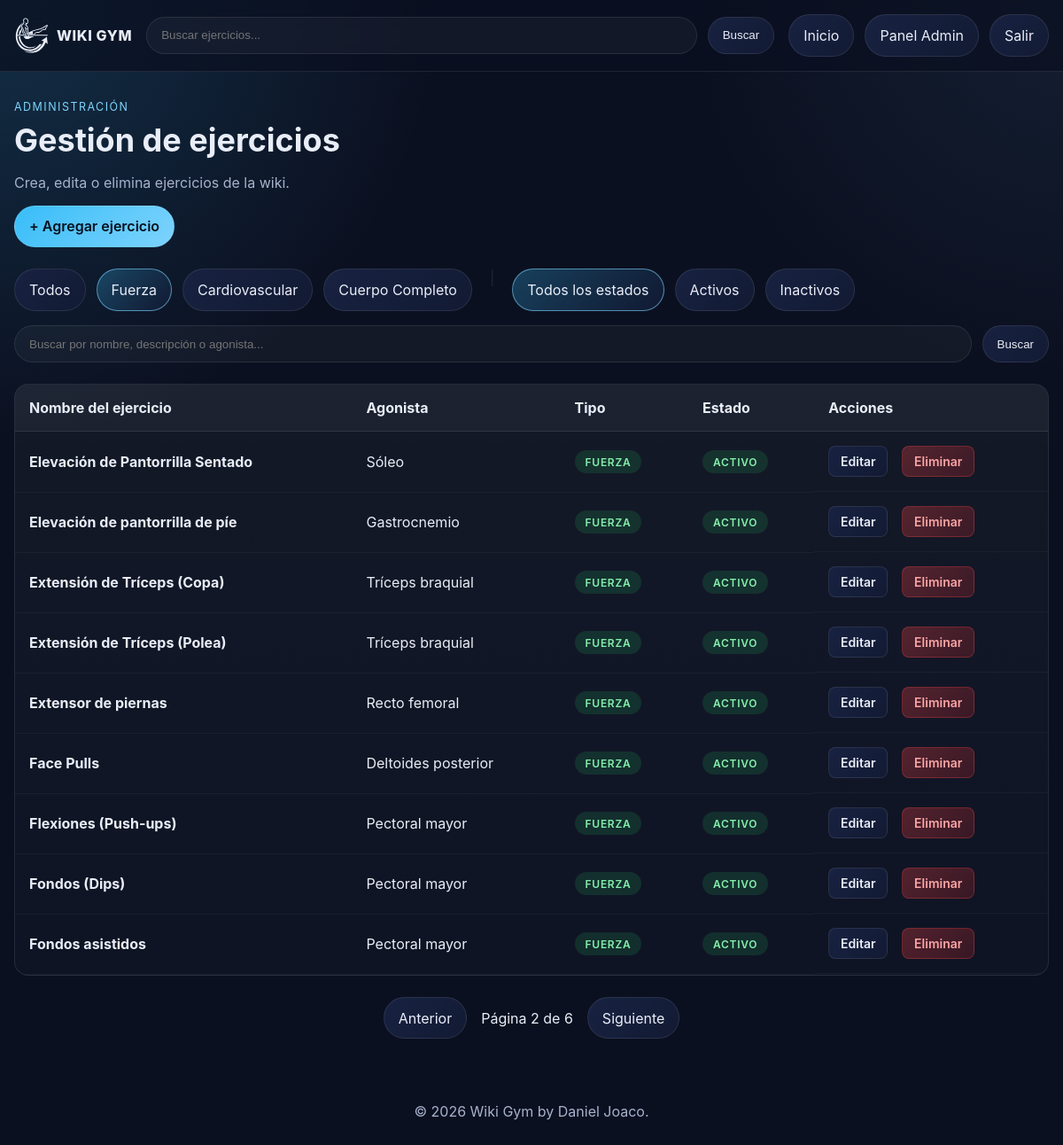
The page /panel/?type=STRENGTH&page=2 (signed in) on the database its author committed.
### exercises/models.py (models this page shows, shortened)
class Exercise(models.Model):
    EXERCISE_TYPE_STRENGTH = "STRENGTH"
    EXERCISE_TYPE_CARDIO = "CARDIO"
    EXERCISE_TYPE_FULL_BODY = "FULL_BODY"
    EXERCISE_TYPE_CHOICES = [
        (EXERCISE_TYPE_STRENGTH, "Fuerza"),
        (EXERCISE_TYPE_CARDIO, "Cardiovascular"),
        (EXERCISE_TYPE_FULL_BODY, "Cuerpo Completo"),
    ]
    name = models.CharField(max_length=150, unique=True)
    description = models.TextField(blank=True)
    agonist = models.ForeignKey(
        Agonist,
        on_delete=models.PROTECT,
        related_name="exercises",
    )
    image = models.ImageField(upload_to="exercise_images/%Y/%m/", blank=True, null=True)
    exercise_type = models.CharField(
        max_length=20,
        choices=EXERCISE_TYPE_CHOICES,
        default=EXERCISE_TYPE_STRENGTH,
    )
    tracks_weight = models.BooleanField(default=True)
    is_active = models.BooleanField(default=True)
    created_by = models.ForeignKey(
        settings.AUTH_USER_MODEL,
        on_delete=models.SET_NULL,
        null=True,
        blank=True,
        related_name="wiki_exercises_created",
    )
    created_at = models.DateTimeField(auto_now_add=True)
    updated_at = models.DateTimeField(auto_now=True)
    class Meta:
        ordering = ["name"]

class Agonist(models.Model):
    muscle_group = models.ForeignKey(
        MuscleGroup,
        on_delete=models.CASCADE,
        related_name="agonists",
    )
    name = models.CharField(max_length=100)
    class Meta:
        ordering = ["name"]
        constraints = [
            models.UniqueConstraint(
                fields=["muscle_group", "name"],
                name="unique_agonist_per_group",
            )
        ]

### exercises/views.py (the view, shortened to what this page needs)
# urls.py: path('panel/', views.panel_list, name='panel_list'),
@login_required(login_url='login')
def panel_list(request):
	exercises = _exercise_queryset().all()
	search_query = request.GET.get('q', '').strip()
	selected_type = request.GET.get('type', '').strip()
	status_filter = request.GET.get('status', '').strip()
	if selected_type in dict(Exercise.EXERCISE_TYPE_CHOICES):
		exercises = exercises.filter(exercise_type=selected_type)
	if status_filter == 'active':
		exercises = exercises.filter(is_active=True)
	elif status_filter == 'inactive':
		exercises = exercises.filter(is_active=False)
	exercises = exercises.order_by('name')
	paginator = Paginator(exercises, PAGE_SIZE)
	page_obj = paginator.get_page(request.GET.get('page'))
	page_query_string = _build_query_string({
		'q': search_query,
		'type': selected_type,
		'status': status_filter,
	})
	context = {
		'page_obj': page_obj,
		'exercises': page_obj,
		'search_query': search_query,
		'selected_type': selected_type,
		'selected_type_label': dict(Exercise.EXERCISE_TYPE_CHOICES).get(selected_type, ''),
		'type_filters': Exercise.EXERCISE_TYPE_CHOICES,
		'status_filter': status_filter,
		'total_exercises': exercises.count(),
		'page_query_string': page_query_string,
	}
	return render(request, 'panel/panel.html', context)

### exercises/views.py (called while the page is built)
def _build_query_string(params):
	clean_params = {key: value for key, value in params.items() if value}
	return urlencode(clean_params)

def _exercise_queryset():
	return Exercise.objects.select_related('agonist__muscle_group__pattern').annotate(
		pattern_name=F('agonist__muscle_group__pattern__name'),
		muscle_group_name=F('agonist__muscle_group__name'),
	)

### templates/panel/panel.html (shortened to what this page needs)
{% extends 'base.html' %}
{% load static %}
{% block extra_css %}<link rel="stylesheet" href="{% static 'css/panel/panel.css' %}">{% endblock %}
{% block content %}
<section class="panel-header">
    <div>
        <p class="eyebrow">Administración</p>
        <h1>Gestión de ejercicios</h1>
        <p class="hero-copy">Crea, edita o elimina ejercicios de la wiki.</p>
    </div>
</section>
<div class="panel-actions">
    <a href="{% url 'exercise_create' %}?next={{ request.get_full_path|urlencode }}" class="btn-primary">+ Agregar ejercicio</a>
</div>
<section class="filter-bar">
    <a class="filter-link {% if not selected_type %}active{% endif %}" href="{% url 'panel_list' %}">Todos</a>
    {% for value, label in type_filters %}
        <a class="filter-link {% if selected_type == value %}active{% endif %}" href="{% url 'panel_list' %}?type={{ value }}">
            {{ label }}
        </a>
    {% endfor %}
    <span class="separator">|</span>
    <a class="filter-link {% if not status_filter %}active{% endif %}" href="{% url 'panel_list' %}">Todos los estados</a>
    <a class="filter-link {% if status_filter == 'active' %}active{% endif %}" href="{% url 'panel_list' %}?status=active">Activos</a>
    <a class="filter-link {% if status_filter == 'inactive' %}active{% endif %}" href="{% url 'panel_list' %}?status=inactive">Inactivos</a>
</section>
<form class="search-form-panel" action="{% url 'panel_list' %}" method="get">
    <input
        type="search"
        name="q"
        placeholder="Buscar por nombre, descripción o agonista..."
        value="{{ search_query|default:'' }}"
        aria-label="Buscar ejercicios"
    >
    <button type="submit">Buscar</button>
</form>
{% if total_exercises > 0 %}
    <div class="table-responsive">
        <table class="exercises-table">
            <thead>
                <tr>
                    <th>Nombre del ejercicio</th>
                    <th>Agonista</th>
                    <th>Tipo</th>
                    <th>Estado</th>
                    <th>Acciones</th>
                </tr>
            </thead>
            <tbody>
                {% for exercise in exercises %}
                    <tr>
                        <td>
                            <strong>{{ exercise.name }}</strong>
                        </td>
                        <td>{{ exercise.agonist.name }}</td>
                        <td>
                            <span class="badge badge-{{ exercise.exercise_type|lower }}">
                                {{ exercise.get_exercise_type_display }}
                            </span>
                        </td>
                        <td>
                            <span class="badge {% if exercise.is_active %}badge-active{% else %}badge-inactive{% endif %}">
                                {% if exercise.is_active %}Activo{% else %}Inactivo{% endif %}
                            </span>
                        </td>
                        <td class="actions">
                            <a href="{% url 'exercise_edit' exercise.id %}?next={{ request.get_full_path|urlencode }}" class="btn-small btn-edit">Editar</a>
                            <a href="{% url 'exercise_delete' exercise.id %}?next={{ request.get_full_path|urlencode }}" class="btn-small btn-delete">Eliminar</a>
                        </td>
                    </tr>
                {% endfor %}
            </tbody>
        </table>
    </div>
    <nav class="pagination" aria-label="Paginación">
        {% if page_obj.has_previous %}
            <a href="?{% if page_query_string %}{{ page_query_string }}&{% endif %}page={{ page_obj.previous_page_number }}">Anterior</a>
        {% endif %}
        <span>Página {{ page_obj.number }} de {{ page_obj.paginator.num_pages }}</span>
        {% if page_obj.has_next %}
            <a href="?{% if page_query_string %}{{ page_query_string }}&{% endif %}page={{ page_obj.next_page_number }}">Siguiente</a>
        {% endif %}
    </nav>
{% else %}
    <section class="empty-state">
        <h2>No hay ejercicios</h2>
        <p><a href="{% url 'exercise_create' %}?next={{ request.get_full_path|urlencode }}">Crea el primer ejercicio</a> para empezar a llenar la wiki.</p>
    </section>
{% endif %}
{% endblock %}

### static/css/base.css (style rules this page uses)
:root { --bg: #0b1020; --panel: #121a33; --panel-soft: #182241; --text: #e8edf7; --muted: #a7b2cc; --accent: #7dd3fc; --accent-strong: #38bdf8; --border: rgba(255, 255, 255, 0.09); --shadow: 0 20px 60px rgba(0, 0, 0, 0.28); }
* { box-sizing: border-box; }
body { margin: 0; font-family: Inter, system-ui, -apple-system, BlinkMacSystemFont, "Segoe UI", sans-serif; background: radial-gradient(circle at top left, rgba(56, 189, 248, 0.18), transparent 28%), radial-gradient(circle at top right, rgba(125, 211, 252, 0.08), transparent 24%), var(--bg); color: var(--text); }
a { color: inherit; text-decoration: none; }
.search-form button, .details-button, .filter-link, .nav-actions a, .pagination a { border: 1px solid var(--border); background: linear-gradient(135deg, var(--panel-soft), var(--panel)); color: var(--text); border-radius: 999px; padding: 0.8rem 1rem; display: inline-flex; align-items: center; justify-content: center; transition: transform 0.2s ease, border-color 0.2s ease, background 0.2s ease; }
.eyebrow { margin: 0 0 0.5rem; color: var(--accent); text-transform: uppercase; letter-spacing: 0.12em; font-size: 0.78rem; }
.hero-copy, .results-meta, .exercise-meta, .empty-state p, .detail-list, .detail-description p { color: var(--muted); }
.filter-bar { display: flex; gap: 0.75rem; flex-wrap: wrap; margin: 1.25rem 0 1rem; }
.filter-link.active { border-color: rgba(125, 211, 252, 0.6); background: linear-gradient(135deg, rgba(56, 189, 248, 0.28), rgba(18, 26, 51, 0.95)); }
.pagination { display: flex; align-items: center; justify-content: center; gap: 1rem; margin-top: 1.5rem; flex-wrap: wrap; }
.separator { color: var(--border); margin: 0 0.5rem; }
.btn-primary, .btn-secondary, .btn-danger, .btn-small { display: inline-flex; align-items: center; justify-content: center; border: 1px solid var(--border); border-radius: 999px; padding: 0.8rem 1rem; cursor: pointer; text-decoration: none; transition: transform 0.2s ease, border-color 0.2s ease, background 0.2s ease; font-weight: 600; }
.btn-primary { background: linear-gradient(135deg, var(--accent-strong), var(--accent)); color: #08101e; }
.btn-small { padding: 0.5rem 0.8rem; font-size: 0.875rem; background: linear-gradient(135deg, var(--panel-soft), var(--panel)); color: var(--text); border-radius: 8px; }
.btn-edit { margin-right: 0.5rem; }
.btn-delete { background: linear-gradient(135deg, rgba(239, 68, 68, 0.3), rgba(220, 38, 38, 0.2)); color: #fca5a5; border-color: rgba(239, 68, 68, 0.3); }
.panel-actions { margin-bottom: 1.5rem; }
.panel-header h1, .form-header h1 { margin: 0; font-size: clamp(1.8rem, 3vw, 2.8rem); }
.search-form-panel { display: flex; gap: 0.75rem; margin-bottom: 1.5rem; }
.search-form-panel input { flex: 1; border: 1px solid var(--border); background: rgba(255, 255, 255, 0.04); color: var(--text); border-radius: 999px; padding: 0.8rem 1rem; outline: none; }
.search-form-panel button { border: 1px solid var(--border); background: linear-gradient(135deg, var(--panel-soft), var(--panel)); color: var(--text); border-radius: 999px; padding: 0.8rem 1rem; cursor: pointer; }
.table-responsive { overflow-x: auto; border: 1px solid var(--border); border-radius: 16px; background: linear-gradient(180deg, rgba(255, 255, 255, 0.04), rgba(255, 255, 255, 0.02)); margin-bottom: 1.5rem; }
.exercises-table { width: 100%; border-collapse: collapse; }
.exercises-table thead { background: rgba(255, 255, 255, 0.04); border-bottom: 1px solid var(--border); }
.exercises-table th { padding: 1rem; text-align: left; font-weight: 700; color: var(--text); }
.exercises-table td { padding: 1rem; border-bottom: 1px solid rgba(255, 255, 255, 0.04); color: var(--text); }
.exercises-table .actions { display: flex; gap: 0.5rem; }
.badge { display: inline-flex; align-items: center; justify-content: center; padding: 0.35rem 0.75rem; border-radius: 999px; font-size: 0.75rem; font-weight: 600; text-transform: uppercase; letter-spacing: 0.06em; }
.badge-strength { background: rgba(34, 197, 94, 0.15); color: #86efac; }
.badge-active { background: rgba(34, 197, 94, 0.15); color: #86efac; }

### rows shown on the page
Exercise: name "Elevación de Pantorrilla Sentado", agonist.name "Sóleo", exercise_type "FUERZA", is_active "ACTIVO"
Exercise: name "Elevación de pantorrilla de píe", agonist.name "Gastrocnemio", exercise_type "FUERZA", is_active "ACTIVO"
Exercise: name "Extensión de Tríceps (Copa)", agonist.name "Tríceps braquial", exercise_type "FUERZA", is_active "ACTIVO"
Exercise: name "Extensión de Tríceps (Polea)", agonist.name "Tríceps braquial", exercise_type "FUERZA", is_active "ACTIVO"
Exercise: name "Extensor de piernas", agonist.name "Recto femoral", exercise_type "FUERZA", is_active "ACTIVO"
Exercise: name "Face Pulls", agonist.name "Deltoides posterior", exercise_type "FUERZA", is_active "ACTIVO"
Exercise: name "Flexiones (Push-ups)", agonist.name "Pectoral mayor", exercise_type "FUERZA", is_active "ACTIVO"
Exercise: name "Fondos (Dips)", agonist.name "Pectoral mayor", exercise_type "FUERZA", is_active "ACTIVO"
Exercise: name "Fondos asistidos", agonist.name "Pectoral mayor", exercise_type "FUERZA", is_active "ACTIVO"

### other values the page prints
{{ label }} "Fuerza" "Cardiovascular" "Cuerpo Completo"
{{ page_obj.number }} "2"
{{ page_obj.paginator.num_pages }} "6"
